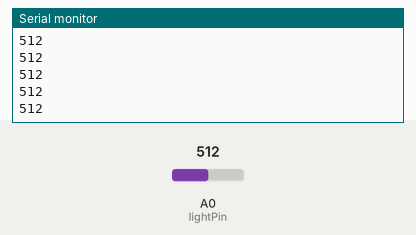
Bench run of a sketch on a simulated Arduino Uno, built with avr-gcc and run on an emulated ATmega328P. On the bench: the last lines printed to the serial monitor. The inputs (shaded band) are chosen by the test bench; at power-on: A0 (lightPin) = 512.

Above: at 1.2 s.
1.3 s: A0 (lightPin) set to 716
At 1.31 s:
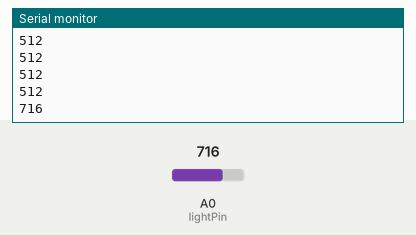
2.8 s: A0 (lightPin) set to 900
At 2.81 s:
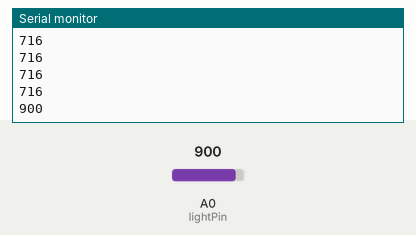
Timing chart, 0 to 5.8 s (numbered marks = the images above; inputs shaded):
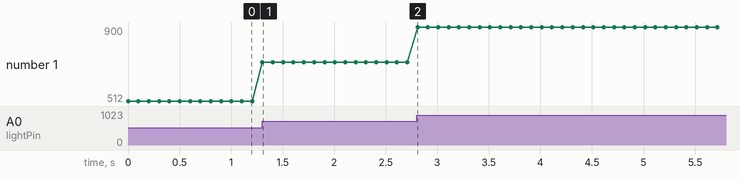

Measured:
- after the input at 1.3 s, the serial monitor: prints a new line at once (image 1)
- after the input at 2.8 s, the serial monitor: prints a new line at once (image 2)
- plotted number 1: 512 → 716 after the input at 1.3 s, 716 → 900 after the input at 2.8 s

The sketch:

light-sensor.ino
```cpp
const int lightPin = A0;

void setup() {
  Serial.begin(9600);
}

void loop() {
  int lightVal = analogRead(lightPin);
  Serial.println(lightVal);
  delay(100);
}
```
